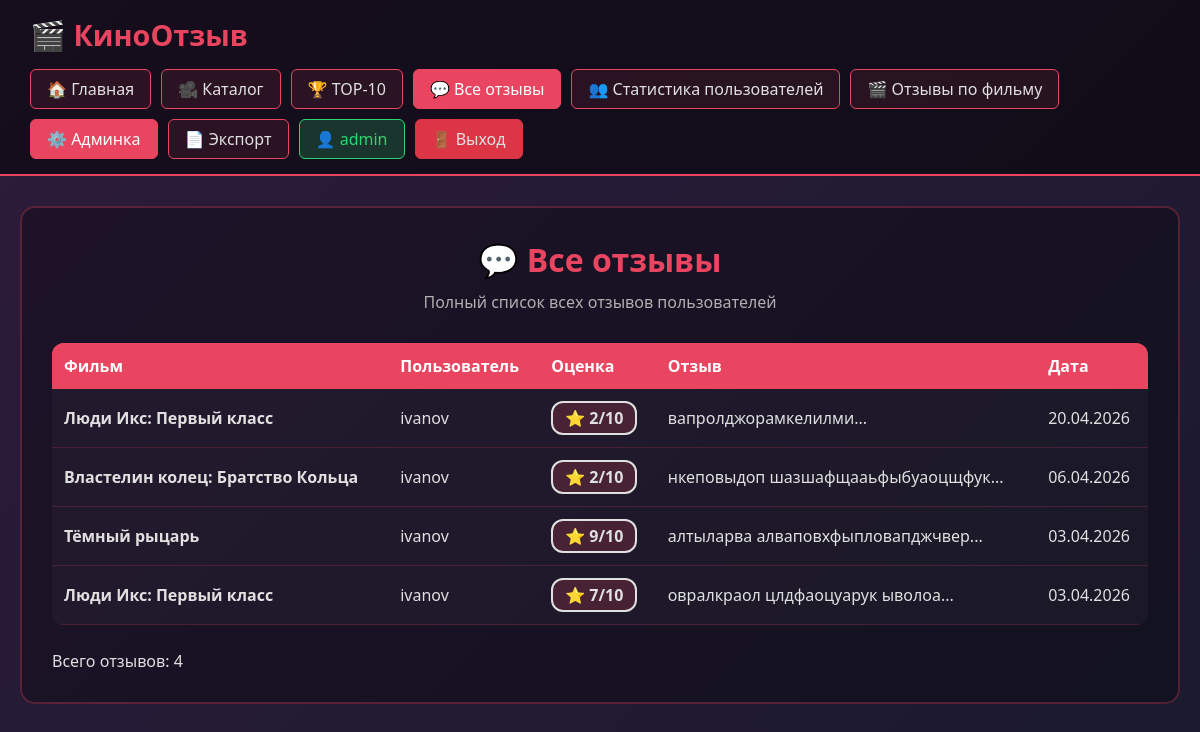
The page /hui123/my-new-project-film-strict/public/index.php?page=report_all_reviews (signed in) on the database its author committed.
### tables this page shows
CREATE TABLE `reviews` (
  `id` int(11) NOT NULL,
  `text` text NOT NULL,
  `rating` tinyint(4) NOT NULL CHECK (`rating` between 1 and 10),
  `created_at` datetime DEFAULT current_timestamp(),
  `user_id` int(11) NOT NULL,
  `movie_id` int(11) NOT NULL
);

CREATE TABLE `movies` (
  `id` int(11) NOT NULL,
  `title` varchar(255) NOT NULL,
  `year` year(4) NOT NULL,
  `director` varchar(100) DEFAULT NULL,
  `description` text DEFAULT NULL
);

CREATE TABLE `users` (
  `id` int(11) NOT NULL,
  `login` varchar(50) NOT NULL,
  `password` varchar(255) NOT NULL,
  `role` varchar(10) NOT NULL
);

### hui123/my-new-project-film-strict/src/Helpers/functions.php (called while the page is built)
<?php
function e($text) {
    return htmlspecialchars($text ?? '', ENT_QUOTES, 'UTF-8');
}
?>

### hui123/my-new-project-film-strict/src/Views/report_all_reviews.php (the view, shortened to what this page needs)
<div class="report-page">
    <div class="report-header">
        <h1>💬 Все отзывы</h1>
        <p>Полный список всех отзывов пользователей</p>
    </div>
    <?php if (empty($reviews)): ?>
        <div class="alert alert-info">Пока нет отзывов</div>
    <?php else: ?>
        <table class="admin-table">
            <thead>
                <tr><th>Фильм</th><th>Пользователь</th><th>Оценка</th><th>Отзыв</th><th>Дата</th></tr>
            </thead>
            <tbody>
                <?php foreach ($reviews as $review): ?>
                    <tr>
                        <td><strong><?= e($review['movie_title']) ?></strong></td>
                        <td><?= e($review['user_login']) ?></td>
                        <td><span class="rating-badge">⭐ <?= $review['rating'] ?>/10</span></td>
                        <td><?= nl2br(e(mb_substr($review['text'], 0, 150))) ?>...</td>
                        <td><?= date('d.m.Y', strtotime($review['created_at'])) ?></td>
                    </tr>
                <?php endforeach; ?>
            </tbody>
        </table>
        <p>Всего отзывов: <?= count($reviews) ?></p>
    <?php endif; ?>
</div>

### hui123/my-new-project-film-strict/public/css/style.css (style rules this page uses)
* { margin: 0; padding: 0; box-sizing: border-box; }
body { font-family: 'Segoe UI', Tahoma, Geneva, Verdana, sans-serif; background: linear-gradient(135deg, #2d1b3a 0%, #1a1a2e 100%); min-height: 100vh; color: #e0e0e0; }
.admin-table { width: 100%; border-collapse: collapse; background: rgba(255,255,255,0.03); border-radius: 12px; overflow: hidden; margin-bottom: 25px; }
.admin-table thead { background: linear-gradient(135deg, #e94560, #2d1b3a); }
.admin-table th { padding: 15px; text-align: left; font-weight: 600; color: white; }
.admin-table td { padding: 15px; border-bottom: 1px solid rgba(233, 69, 96, 0.1); }
.rating-badge { display: inline-block; padding: 6px 16px; border-radius: 15px; font-weight: bold; border: 2px solid; background: rgba(233, 69, 96, 0.2); }
.rating-badge { display: inline-block; padding: 6px 16px; border-radius: 15px; font-weight: bold; border: 2px solid; background: rgba(233,69,96,0.2); }

### hui123/my-new-project-film-strict/src/Views/report_all_reviews.php (style rules this page uses)
.report-page { background: rgba(0,0,0,0.3); border-radius: 15px; padding: 30px; border: 2px solid rgba(233,69,96,0.3); }
.report-header { text-align: center; margin-bottom: 30px; }
.report-header h1 { color: #E94560; margin: 0 0 10px 0; }
.report-header p { color: #b0b0b0; }
.admin-table { width: 100%; border-collapse: collapse; }
.admin-table th { background: #e94560; padding: 12px; text-align: left; color: white; }
.admin-table td { padding: 12px; border-bottom: 1px solid rgba(233,69,96,0.2); }
.rating-badge { display: inline-block; padding: 4px 12px; background: rgba(233,69,96,0.2); border-radius: 12px; }

### rows shown on the page
reviews: movie.title "Люди Икс: Первый класс", user.login "ivanov", rating "2", text "вапролджорамкелилми", created_at "20.04.2026"
reviews: movie.title "Властелин колец: Братство Кольца", user.login "ivanov", rating "2", text "нкеповыдоп шазшафщааьфыбуаоцщфук", created_at "06.04.2026"
reviews: movie.title "Тёмный рыцарь", user.login "ivanov", rating "9", text "алтыларва алваповхфыпловапджчвер", created_at "03.04.2026"
reviews: movie.title "Люди Икс: Первый класс", user.login "ivanov", rating "7", text "овралкраол цлдфаоцуарук ыволоа", created_at "03.04.2026"

### other values the page prints
$_SESSION['user_login'] "admin"
count($reviews) "4"
